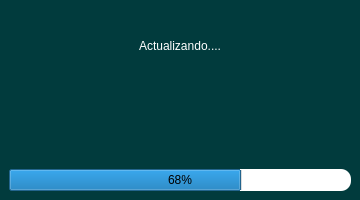
<?xml version="1.0" encoding="UTF-8"?>
<ui version="4.0">
 <class>Actualizando</class>
 <widget class="QMainWindow" name="Actualizando">
  <property name="geometry">
   <rect>
    <x>0</x>
    <y>0</y>
    <width>360</width>
    <height>200</height>
   </rect>
  </property>
  <property name="maximumSize">
   <size>
    <width>360</width>
    <height>200</height>
   </size>
  </property>
  <property name="baseSize">
   <size>
    <width>0</width>
    <height>0</height>
   </size>
  </property>
  <property name="windowTitle">
   <string>Actualizando...</string>
  </property>
  <property name="windowIcon">
   <iconset>
    <normaloff>../assets/icons/update.svg</normaloff>../assets/icons/update.svg</iconset>
  </property>
  <property name="toolTipDuration">
   <number>0</number>
  </property>
  <property name="styleSheet">
   <string notr="true">QWidget#centralwidget{
background-color: rgba(1, 59, 61, 255);}</string>
  </property>
  <widget class="QWidget" name="centralwidget">
   <layout class="QVBoxLayout" name="verticalLayout">
    <item>
     <widget class="QLabel" name="ln">
      <property name="styleSheet">
       <string notr="true">font: 75 12pt &quot;MS Shell Dlg 2&quot; rgb(255, 255, 255);
color: rgb(255, 255, 255);
</string>
      </property>
      <property name="text">
       <string>Actualizando....</string>
      </property>
      <property name="alignment">
       <set>Qt::AlignCenter</set>
      </property>
     </widget>
    </item>
    <item>
     <layout class="QHBoxLayout" name="horizontalLayout">
      <item>
       <spacer name="horizontalSpacer">
        <property name="orientation">
         <enum>Qt::Horizontal</enum>
        </property>
        <property name="sizeHint" stdset="0">
         <size>
          <width>40</width>
          <height>20</height>
         </size>
        </property>
       </spacer>
      </item>
      <item>
       <widget class="QLabel" name="Logo">
        <property name="maximumSize">
         <size>
          <width>70</width>
          <height>100</height>
         </size>
        </property>
        <property name="text">
         <string/>
        </property>
        <property name="pixmap">
         <pixmap>../Documents/documentación/Nuevo aspecto.png</pixmap>
        </property>
        <property name="scaledContents">
         <bool>true</bool>
        </property>
        <property name="alignment">
         <set>Qt::AlignCenter</set>
        </property>
        <property name="wordWrap">
         <bool>false</bool>
        </property>
       </widget>
      </item>
      <item>
       <spacer name="horizontalSpacer_2">
        <property name="orientation">
         <enum>Qt::Horizontal</enum>
        </property>
        <property name="sizeHint" stdset="0">
         <size>
          <width>40</width>
          <height>20</height>
         </size>
        </property>
       </spacer>
      </item>
     </layout>
    </item>
    <item>
     <widget class="QProgressBar" name="barradeprogreso">
      <property name="layoutDirection">
       <enum>Qt::LeftToRight</enum>
      </property>
      <property name="styleSheet">
       <string notr="true">font: 12pt &quot;MS Shell Dlg 2&quot;;
background-color: rgb(255, 255, 255);
color: rgb(0, 0, 0);
border-radius: 10px;</string>
      </property>
      <property name="value">
       <number>68</number>
      </property>
      <property name="alignment">
       <set>Qt::AlignCenter</set>
      </property>
      <property name="textVisible">
       <bool>true</bool>
      </property>
      <property name="orientation">
       <enum>Qt::Horizontal</enum>
      </property>
      <property name="textDirection">
       <enum>QProgressBar::TopToBottom</enum>
      </property>
     </widget>
    </item>
   </layout>
   <zorder>barradeprogreso</zorder>
   <zorder>Logo</zorder>
   <zorder>ln</zorder>
   <zorder>horizontalSpacer</zorder>
   <zorder>horizontalSpacer_2</zorder>
  </widget>
 </widget>
 <resources/>
 <connections/>
</ui>
